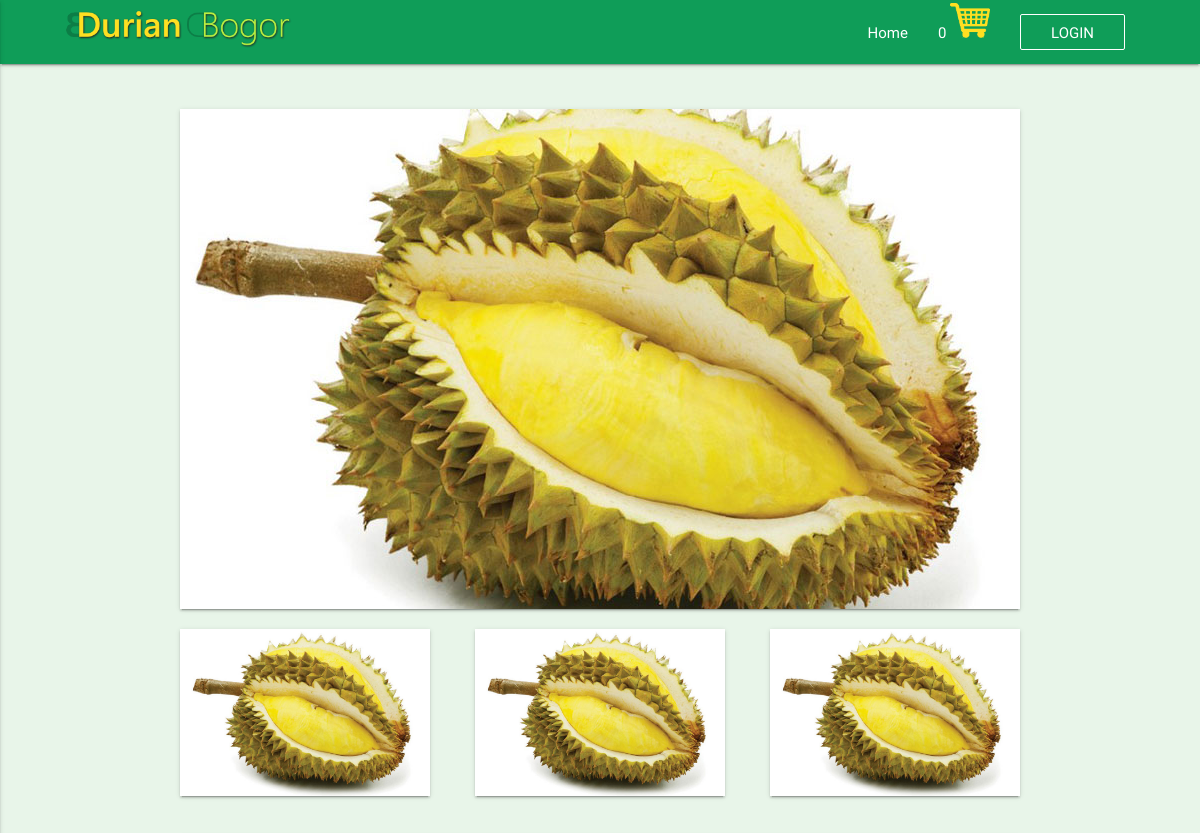
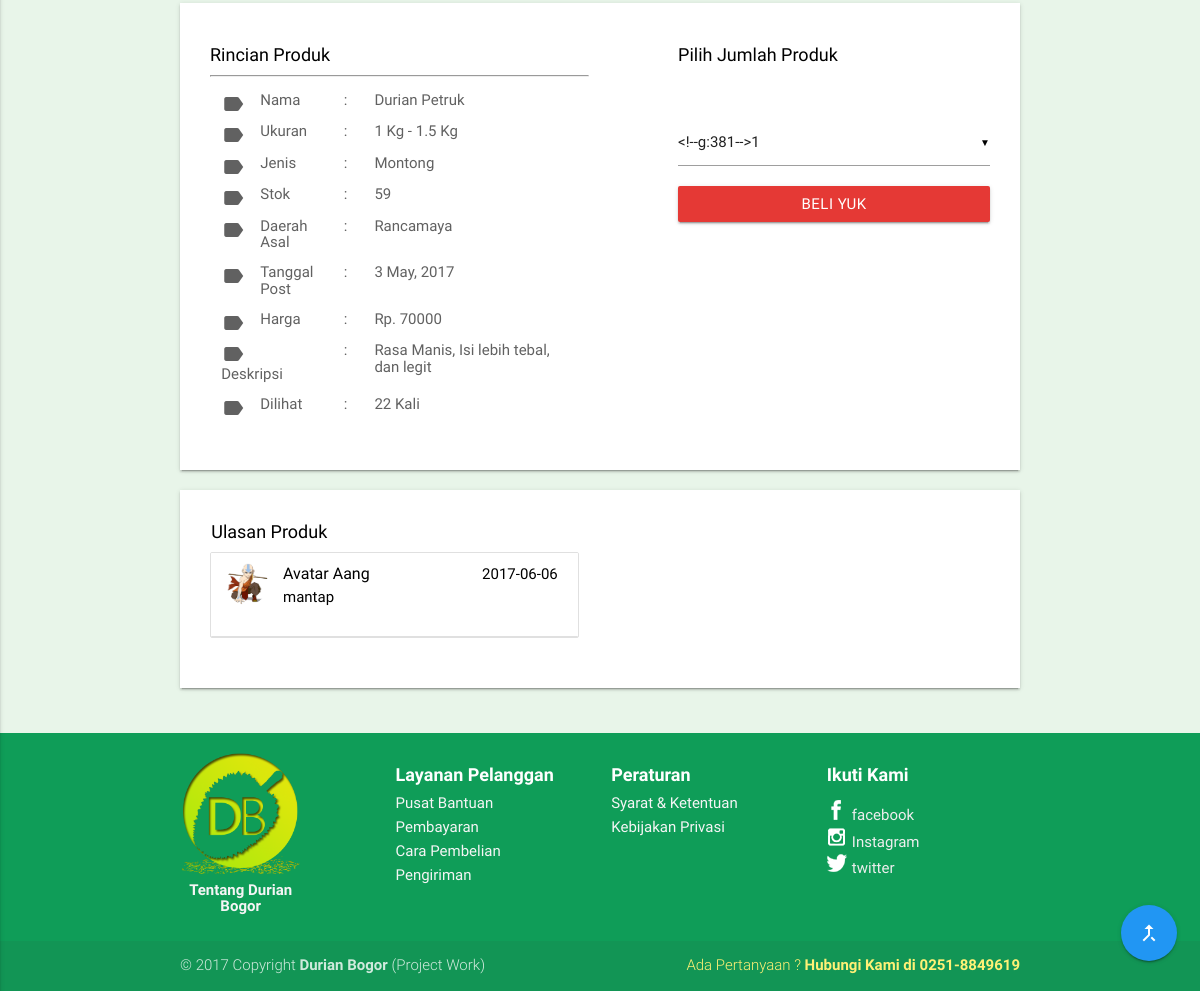
Screenshot of /show/rincian_produk?id_produk=5 with the database file from the repository (2 pictures, top to bottom).
### tables this page shows
CREATE TABLE `tb_produk` (
  `id_produk` int(8) NOT NULL,
  `produk` varchar(50) NOT NULL,
  `jenis` varchar(40) NOT NULL,
  `ukuran` varchar(20) NOT NULL,
  `harga` varchar(20) NOT NULL,
  `foto` varchar(100) NOT NULL,
  `stok` int(8) NOT NULL,
  `asal` varchar(20) NOT NULL,
  `tanggal_post` varchar(40) NOT NULL,
  `deskripsi` varchar(100) NOT NULL,
  `terjual` int(8) NOT NULL,
  `view` int(10) NOT NULL
);

CREATE TABLE `tb_komentar` (
  `id_komentar` int(8) NOT NULL,
  `id_user` int(8) NOT NULL,
  `id_produk` int(8) NOT NULL,
  `komentar` text NOT NULL,
  `waktu` varchar(20) NOT NULL
);

CREATE TABLE `tb_user` (
  `id_user` int(20) NOT NULL,
  `name` varchar(100) NOT NULL,
  `password` varchar(100) NOT NULL,
  `jenis_kelamin` varchar(30) NOT NULL,
  `email` varchar(50) NOT NULL,
  `alamat` varchar(200) NOT NULL,
  `telepon` varchar(15) NOT NULL,
  `foto` varchar(100) NOT NULL
);

### config/base_url.php (called while the page is built, shortened)
<?php
	$base_url="http://localhost/e-commerce_durianbogor/";
 ?>

### show/rincian_produk.php (the view, shortened to what this page needs)
 <?php include'../include/header.php' ?>
 <?php include'../include/nav.php' ?>
 <?php include'../config/base_url.php' ?>
 <br><br>
<?php
  if (isset($_GET['id_produk'])) {
    $id_produk = $_GET['id_produk'];
  }
   $query = mysqli_query($con,"SELECT * FROM tb_produk WHERE id_produk=$id_produk ");
   $hasil = mysqli_fetch_array($query);
	$view = $hasil['view']+1;
 	$sql = "UPDATE tb_produk SET view = $view WHERE id_produk ='$id_produk'";
 	mysqli_query($con,$sql);
  ?>
 <div class="container">
   <div class="col s12">
     <div class="row">
       <div class="col s12">
         <div class="parallax-container z-depth-1">
					<?php if ($hasil['foto']==null) { ?>
						<div class="parallax z-depth-1"><img class="" src="<?php echo $base_url ?>assets/images/not_found/no_image.png">
					<?php }else{ ?>
           	<div class="parallax z-depth-1"><img class="" src="<?php echo $base_url ?>assets/images/produk/<?php echo $hasil['foto'];?>">
					<?php } ?>
					</div>
         </div>
       </div>
			<div class="col s12" style="margin-top:20px;">
				<div class="row">
					<div class="col s4">
						<?php if ($hasil['foto']==null) { ?>
							<img class="responsive-img materialboxed z-depth-1" src="<?php echo $base_url ?>assets/images/not_found/no_image.png">
						<?php }else{ ?>
							<img class="responsive-img materialboxed z-depth-1" src="<?php echo $base_url ?>assets/images/produk/<?php echo $hasil['foto'];?>">
						<?php } ?>
					</div>
					<div class="col s4">
						<center>
						<?php if ($hasil['foto']==null) { ?>
							<img class="responsive-img materialboxed z-depth-1" src="<?php echo $base_url ?>assets/images/not_found/no_image.png">
						<?php }else{ ?>
							<img class="responsive-img materialboxed z-depth-1" src="<?php echo $base_url ?>assets/images/produk/<?php echo $hasil['foto'];?>">
						<?php } ?>
						</center>
					</div>
					<div class="col s4">
						<?php if ($hasil['foto']==null) { ?>
							<img class="responsive-img materialboxed z-depth-1 right" src="<?php echo $base_url ?>assets/images/not_found/no_image.png">
						<?php }else{ ?>
							<img class="responsive-img materialboxed z-depth-1 right" src="<?php echo $base_url ?>assets/images/produk/<?php echo $hasil['foto'];?>">
						<?php } ?>
					</div>
				</div>
			</div>
   	</div>
	</div>
 </div>
 <div class="container">
   <div class="col s12 white z-depth-1" style="padding:30px;margin-bottom:20px;margin-top:0px;">
     <div class="row">
      <div class="col s12 m6 l6">
        <h5 class="black-text">Rincian Produk</h5><hr>
        <div class"row">
					<div class="col s12" style="padding-left:0px;">
						<div class="col s4">
							<h6><span class="grey-text text-darken-2 name"><i class="material-icons left">label</i>Nama</span></h6>
						</div>
						<div class="col s1">
							<h6><span class="grey-text text-darken-2 name">:</span></h6>
						</div>
						<div class="col s7">
							<h6><span class="grey-text text-darken-2 name"><?php echo $hasil['produk']; ?></span></h6>
						</div>
					</div>
					<div class="col s12" style="padding-left:0px;">
						<div class="col s4">
							<h6><span class="grey-text text-darken-2 name"><i class="material-icons left">label</i>Ukuran</span></h6>
						</div>
						<div class="col s1">
							<h6><span class="grey-text text-darken-2 name">:</span></h6>
						</div>
						<div class="col s7">
							<h6><span class="grey-text text-darken-2 name"><?php echo $hasil['ukuran']; ?></span></h6>
						</div>
					</div>
					<div class="col s12" style="padding-left:0px;">
						<div class="col s4">
							<h6><span class="grey-text text-darken-2 name"><i class="material-icons left">label</i>Jenis</span></h6>
						</div>
						<div class="col s1">
							<h6><span class="grey-text text-darken-2 name">:</span></h6>
						</div>
						<div class="col s7">
							<h6><span class="grey-text text-darken-2 name"><?php echo $hasil['jenis']; ?></span></h6>
						</div>
					</div>
					<div class="col s12" style="padding-left:0px;">
						<div class="col s4">
							<h6><span class="grey-text text-darken-2 name"><i class="material-icons left">label</i>Stok</span></h6>
						</div>
						<div class="col s1">
							<h6><span class="grey-text text-darken-2 name">:</span></h6>
						</div>
						<div class="col s7">
							<h6><span class="grey-text text-darken-2 name"><?php echo $hasil['stok']; ?></span></h6>
						</div>
					</div>
					<div class="col s12" style="padding-left:0px;">
						<div class="col s4">
							<h6><span class="grey-text text-darken-2 name"><i class="material-icons left">label</i>Daerah Asal</span></h6>
						</div>
						<div class="col s1">
							<h6><span class="grey-text text-darken-2 name">:</span></h6>
						</div>
						<div class="col s7">
							<h6><span class="grey-text text-darken-2 name"><?php echo $hasil['asal']; ?></span></h6>
						</div>
					</div>
					<div class="col s12" style="padding-left:0px;">
						<div class="col s4">
							<h6><span class="grey-text text-darken-2 name"><i class="material-icons left">label</i>Tanggal Post</span></h6>
						</div>
						<div class="col s1">
							<h6><span class="grey-text text-darken-2 name">:</span></h6>
						</div>
						<div class="col s7">
							<h6><span class="grey-text text-darken-2 name"><?php echo $hasil['tanggal_post']; ?></span></h6>
						</div>
					</div>
					<div class="col s12" style="padding-left:0px;">
						<div class="col s4">
							<h6><span class="grey-text text-darken-2 name"><i class="material-icons left">label</i>Harga</span></h6>
						</div>
						<div class="col s1">
							<h6><span class="grey-text text-darken-2 name">:</span></h6>
						</div>
						<div class="col s7">
							<h6><span class="grey-text text-darken-2 name">Rp. <?php echo $hasil['harga']; ?></span></h6>
						</div>
					</div>
					<div class="col s12" style="padding-left:0px;" style="margin-left:0px;">
						<div class="col s4">
							<h6><span class="grey-text text-darken-2 name"><i class="material-icons left">label</i>Deskripsi</span></h6>
						</div>
						<div class="col s1">
							<h6><span class="grey-text text-darken-2 name">:</span></h6>
						</div>
						<div class="col s7">
							<h6><span class="grey-text text-darken-2 name"><?php echo $hasil['deskripsi']; ?></span></h6>
						</div>
					</div>
					<div class="col s12" style="padding-left:0px;">
						<div class="col s4">
							<h6><span class="grey-text text-darken-2 name"><i class="material-icons left">label</i>Dilihat</span></h6>
						</div>
						<div class="col s1">
							<h6><span class="grey-text text-darken-2 name">:</span></h6>
						</div>
						<div class="col s7">
							<h6><span class="grey-text text-darken-2 name"><?php echo $hasil['view']; ?> Kali</span></h6>
						</div>
					</div>
        </div>
      </div>
      <div class="col s12 m1">
      </div>
      <div class="col s12 m5 l5">
        <div class="row">
					<div class="col s12">
						<h5 class="black-text">Pilih Jumlah Produk</h5><br><br>
					</div>
					<div class="col s12 m12 l12">
						<form class="" action="<?php echo $base_url ?>file_query/query_cart?action=add&id_produk=<?php echo $hasil['id_produk']; ?>" method="post">
						</div>
	          <div class="col s12 m12 l12">
	            <button type="submit" class="btn waves-effect waves-light red darken-1 fullbtn" name="jumlah">Beli Yuk</button>
	          </div>
        </div>
      </div>
    </div>
   </div>
 </div>
<?php
	$sqlKomentar = "SELECT tb_komentar.komentar, tb_komentar.waktu, tb_user.name, tb_user.foto FROM tb_komentar, tb_user WHERE tb_komentar.id_user = tb_user.id_user AND tb_komentar.id_produk = $id_produk ";
 	$dataKomentar = mysqli_query($con,$sqlKomentar);
?>
<div class="container">
  <div class="col s12 white z-depth-1" style="padding:20px;">
    <div class="row">
       <div class="col s12 m6">
				<div class="col s12">
					<h5 class="black-text">Ulasan Produk</h5>
				</div>
         <ul class="collection">
           <?php while ( $hKomentar = mysqli_fetch_assoc($dataKomentar)) { ?>
             <li class="collection-item avatar white black-text">
               <img src="<?php echo $base_url ?>assets/images/user/<?php echo $hKomentar['foto']; ?>" alt="" class="circle"> <p style="float:right;"><?php echo $hKomentar['waktu']; ?></p>
               <span class="title"><?php echo $hKomentar['name']; ?></span>
               <p><?php echo $hKomentar['komentar']; ?></p>
             </li>
             <?php } ?>
           </ul>
       </div>
       <div class="col s12 m1">
       </div>
     </div>
  </div>
</div>
 <br>
 <br>
<?php include'../include/back_to_top.php' ?>
<?php include'../include/footer.php' ?>

### assets/css/style_frontend.css (style rules this page uses)
.material-icons { font-family: 'Material Icons'; font-weight: normal; font-style: normal; font-size: 24px; line-height: 1; letter-spacing: normal; text-transform: none; display: inline-block; white-space: nowrap; word-wrap: normal; direction: ltr; -webkit-font-feature-settings: 'liga'; -webkit-font-smoothing: antialiased; }
body { background-color: #e8f5e9 !important; }
.btn { color: #fff !important; background-color: #db4437 !important; }
.fullbtn { min-width: 100%; }
.right { margin-right: 0px !important; }
h5 { color: #db4437 !important; font-size: 1.20rem; }
.responsive-img { width: 250px; }
.collection { margin: 10px; }

### rows the page displays
tb_produk: foto (picture), produk "Durian Petruk", ukuran "1 Kg - 1.5 Kg", jenis "Montong", stok "59", asal "Rancamaya", tanggal_post "3 May, 2017", harga "70000", deskripsi "Rasa Manis, Isi lebih tebal, dan legit", view "22"
tb_komentar: id_user.foto (picture), waktu "2017-06-06", id_user.name "Avatar Aang", komentar "mantap"
